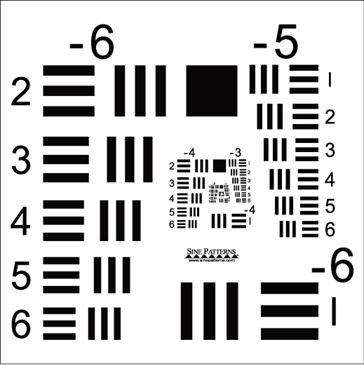
%> input picture usaf_1951.png, 364 x 365 px
$ octave off_axis_telecentric_example.m   (GNU Octave 9; MATLAB toolbox functions it lacks are replaced by stand-ins)
%> lines starting %> are read from the running program, lines starting %| are printed output that depends on the picture
%%%%%%%%%%%%%%%%%%%%%%%%%%%%%%%%%%%%%%%%%%%%%%%%%%%%%%%%%%%%%%%%%%%%%%%%%%%
% simulation of holographic recording and reconstruction using an off-axis
% telecentric configuration. Fresnel diffraction or the angular spectrum
% method is used for computational diffraction.
%
% written by Brad Bazow ( September, 2020 )
% The Johns Hopkins University Applied Physics Labratory ( JHU/APL )
% The Catholic University of America Electrical and Computer Science
% Department ( CUA/EECS )
%%%%%%%%%%%%%%%%%%%%%%%%%%%%%%%%%%%%%%%%%%%%%%%%%%%%%%%%%%%%%%%%%

clear all; close all;

diffraction = 'angular spectrum'; % 'fresnel', 'angular spectrum'
lowpass_filter = 'gaussian'; % 'ideal', 'butterworth', 'gaussian'

%% parameters
lambda = 632.8e-9; % wavelength ( m )
k0 = 2*pi/lambda; % wavenumber ( rad/m )
pixel_pitch = 7.1250e-06; % pixel spacing ( m/pixel )
us_rate = 4; % image upsample rate
magnification = 3; % magnification of telecentric configuration
f1 = 16.5e-2; % focal length of ideal lens 1 ( m )
f2 = magnification*f1; % focal length of ideal lens 2 ( m )
I0 = 1; % maximum intensity of complex field object
hz0 = 150e-9; % maximum thickness of complex field object
k = 1.2126e-8; % extinction coefficient for BK7 optical glass
alpha = 4*pi*k/lambda; % absorption coefficient for BK7 optical glass ( 1/m )
n0 = 1; % refractive index of medium
n1 = 1.5151; % refractive index of object

%% generate USAF 1951 phase object

zlims = [ 0 hz0 ]; % min and max height profile

z = double( rgb2gray( imread( 'usaf_1951.png' ) ) );
%> z: size 365x364 double; min 0, max 255, mean 204.8
z = z/max( z( : ) );
z = flipud( abs( z-1 ) );
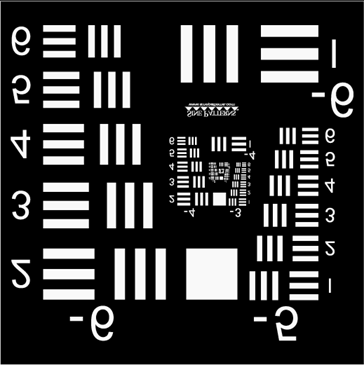
%> z: size 365x364 double; min 0, max 1, mean 0.197
z = ( zlims( 2 )-zlims( 1 ) )*( z-min( z( : ) ) )/( max( z( : ) )-min( z( : ) ) ) + zlims( 1 );

[ M,N ] = size( z ); % image dimensions
%> M = 365; N = 364

% zero pad to force square image
if M<N
    z = cat( 1,zlims( 1 )*ones( N-M,N ),z );
elseif N<M
    z = cat( 2,zlims( 1 )*ones( M,M-N ),z);
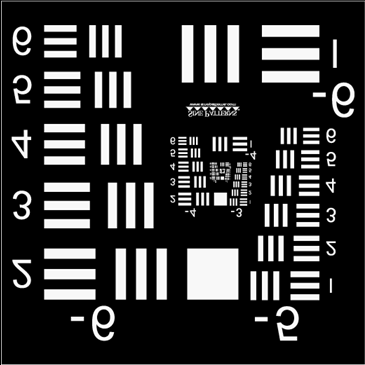
%> z: size 365x365 double; min 0, max 1.5e-07, mean 2.95e-08; drawn with min black and max white
end
z = z( 1:364,1:364 ); % crop image
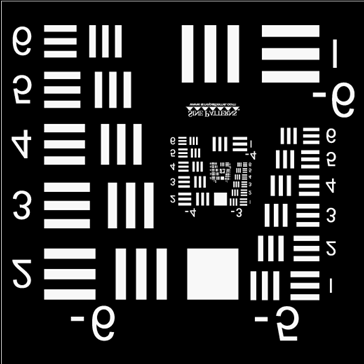
%> z: size 364x364 double; min 0, max 1.5e-07, mean 2.93e-08; drawn with min black and max white
[ M,N ] = size( z ); % image dimensions
%> M = 364

x = 0:N-1; y = 0:M-1;
%> after `x = 0:N-1`: x = 364 values from 0 to 363
%> after `y = 0:M-1`: y = 364 values from 0 to 363
[ X,Y ] = meshgrid( x,y );

% interpolate onto upsampled grid
upsample_rate = [ 4 4 ];
xq = linspace( 0,N-1,upsample_rate( 2 )*N );
%> xq = 1456 values from 0 to 363
yq = linspace( 0,M-1,upsample_rate( 1 )*M );
%> yq = 1456 values from 0 to 363
[ Xq,Yq ] = meshgrid( xq,yq );
z = interp2( X,Y,z,Xq,Yq );
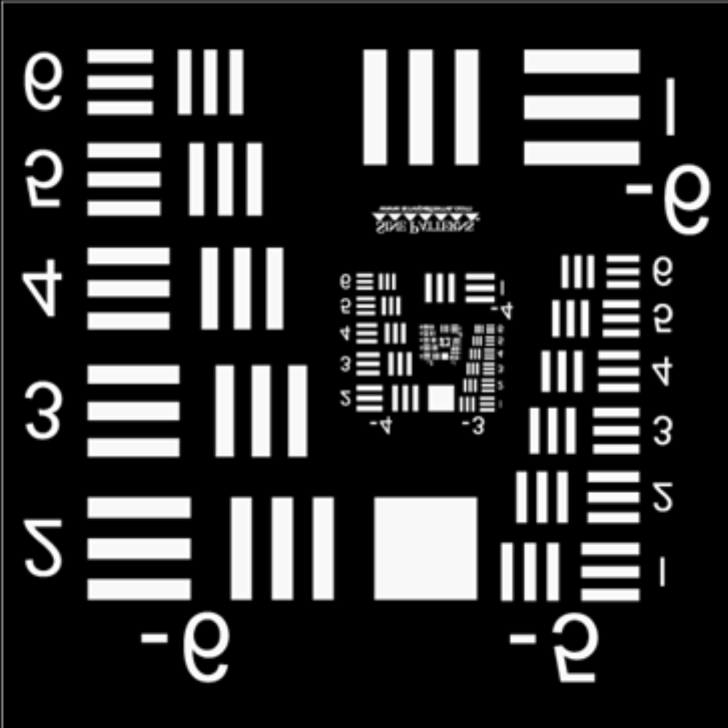
%> z: size 1456x1456 double (shown at 1/2 size); min 0, max 1.5e-07, mean 2.94e-08; drawn with min black and max white

opd = ( n1-n0 )*z; % optical path length
image_phase = 2*pi*opd/lambda;
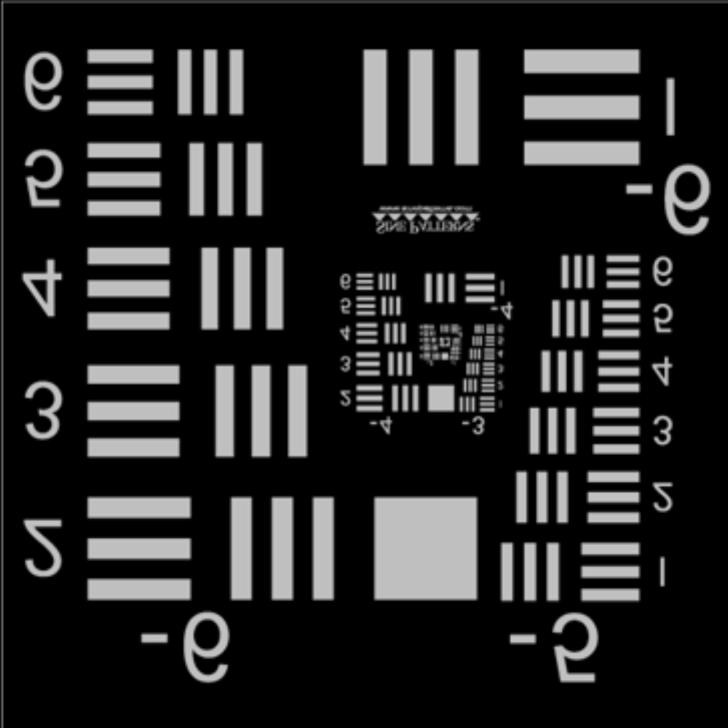
%> image_phase: size 1456x1456 double (shown at 1/2 size); min 0, max 0.767, mean 0.15

T = exp( -1*alpha*opd ); % transmittance via Beer's law
image_intensity = T*I0;

im = sqrt( image_intensity ).*exp( 1i*image_phase );

%% Predict object field at the recording plane

[ M,N ] = size( im );

image_intensity = im.*conj( im );
image_phase = atan2( imag( im ),real( im ) );

K = us_rate*max( M,N ); % object dimensions

% zero pad image
pad1 = zeros( K,( K-N )/2 );
pad2 = zeros( ( K-M )/2,N );
psi0 = [ pad1,[ pad2;im;pad2 ],pad1 ]; % object

object_intensity = psi0.*conj( psi0 );
object_phase = atan2( imag( psi0 ),real( psi0 ) );

%% propagate object to lens 1

m = ( 0:K-1 )-K/2;
n = ( 0:K-1 )-K/2;
kx = 2*pi*m/( us_rate*M*pixel_pitch );
ky = 2*pi*n/( us_rate*N*pixel_pitch );
[ Kx,Ky ] = meshgrid( kx,ky );
% object field in Fourier domain
%> (the run ends here)
